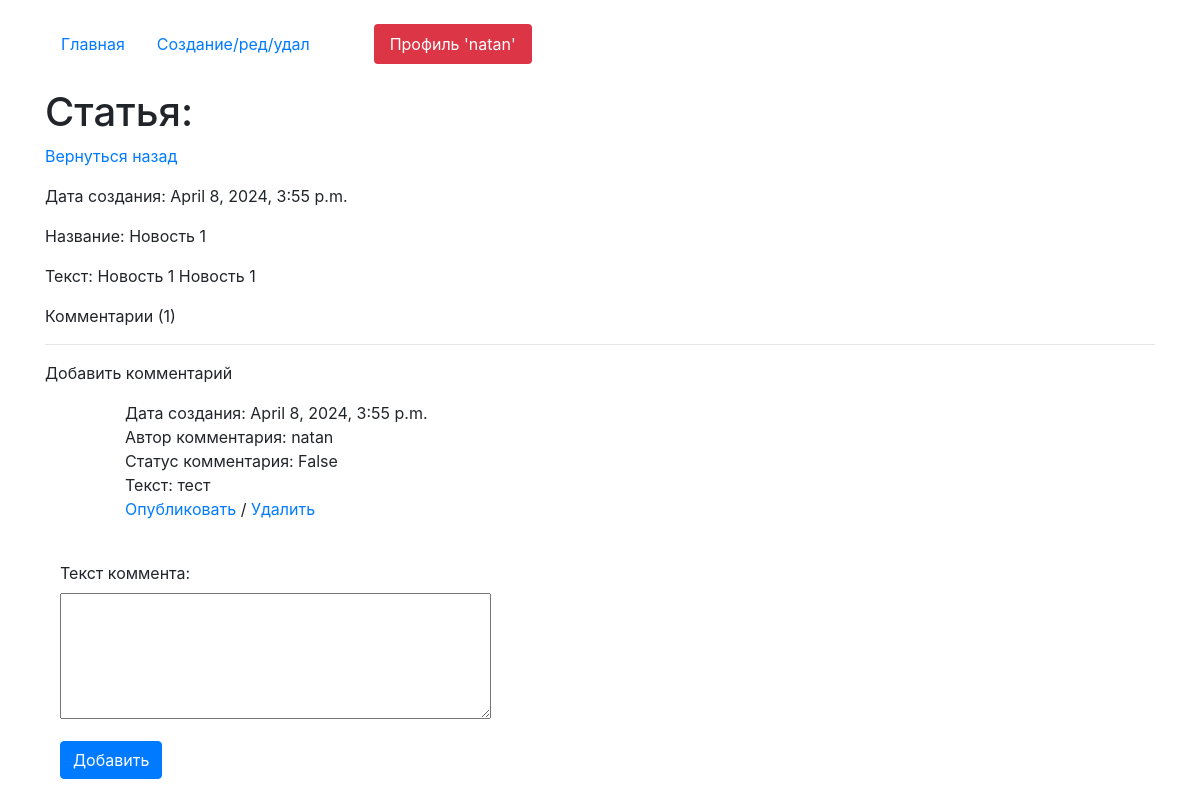
Screenshot of /detail/8 (signed in) with the database file from the repository.
### website/models.py (models this page shows, shortened)
class User(AbstractUser):
    code = models.CharField(max_length=15, blank=True, null=True)

class Advert(models.Model):
    heading = models.CharField(max_length=100, verbose_name='Название')
    text = models.TextField(verbose_name='Текст')
    time_create = models.DateTimeField(auto_now=True)
    n_files = models.FileField(upload_to='files/%Y/%m/%d', default=None, blank=True,
                               null=True, verbose_name='Файлы')  # Файлы объявления с сортировкой по дате/месяцу/году
    n_photos = models.ImageField(upload_to='photos/%Y/%m/%d', default=None, blank=True,
                                 null=True, verbose_name='Фото')  # Фото объявления с сортировкой по дате/месяцу/году
    cat_name = models.CharField(max_length=7, choices=cat_list, verbose_name='Категория')  # Выбор категории из листа категорий
    author = models.ForeignKey(User, on_delete=models.CASCADE, verbose_name='Владелец статьи')

class Comment(models.Model):
    comm_text = models.TextField(verbose_name='Текст коммента')
    comm_time_create = models.DateTimeField(auto_now_add=True)
    status = models.BooleanField(default=False, verbose_name='Видимость коммента')
    advert_comment = models.ForeignKey(Advert, on_delete=models.CASCADE, related_name='advert_comment')
    author_comment = models.ForeignKey(User, on_delete=models.CASCADE, related_name='author_comment')
    objects = StatusFilterComments()

### website/views.py (the view, shortened to what this page needs)
# urls.py: path('detail/<int:pk>', HomeDetailView.as_view(), name='detail_page'),
class HomeDetailView(CustomSuccessMessageMixin, FormMixin, DetailView):
    model = Advert
    template_name = 'detail.html'
    context_object_name = 'advert'
    form_class = CommentForm
    success_msg = 'Комментарий успешно создан, ожидайте модерации'

### website/forms.py
class CommentForm(forms.ModelForm):
    class Meta:
        model = Comment
        fields = ('comm_text',)
    def __init__(self,*args,**kwargs):
        super().__init__(*args,**kwargs)
        for field in self.fields:
            self.fields[field].widget.attrs['class'] = 'form-control'
        self.fields['comm_text'].widget = Textarea(attrs={'rows':5})

### website/models.py (called while the page is built)
    def get_queryset(self):
        return super().get_queryset().filter(Q(status=False, author_comment = get_current_user()) | Q(status=False, advert_comment__author = get_current_user()) | Q(status=True))

### templates/detail.html (shortened to what this page needs)
{% extends 'index.html' %}
    {% block content %}
    <h1 class="mt-4">Статья: {{get_advert.heading}}</h1>
    <p><a href="/">Вернуться назад</a></p>
    <p>Дата создания:  {{advert.time_create}}</p>
    <p>Название:  {{advert.heading}}</p>
    <p>Текст: {{advert.text}}</p>
    <p>Комментарии ({{advert.advert_comment.all.count}})</p>
    <hr>
    <p>Добавить комментарий</p>
    <ul>
    {% for item in advert.advert_comment.all %}
    <ol>
    {% include 'comment.html' %}
    </ol>
    {% endfor %}
    </ul>
    <div class="col-4">
        <form action="" id="add_form" method="post">
                {{form.as_p}}
        </form>
        <button form="add_form" type="submit" class="btn btn-primary">Добавить</button>
    </div>
{% endblock %}

### templates/index.html (shortened to what this page needs)
<!doctype html>
<html lang="en">
  <head>
    <link rel="stylesheet" href="https://stackpath.bootstrapcdn.com/bootstrap/4.4.1/css/bootstrap.min.css">
  </head>
  <body>
      <div class="container mt-4">
          <ul class="nav nav-pills">
  <li class="nav-item">
      {% url 'home' as url_home %}
    <a class="nav-link {% if url_home == request.path %}active{% endif %}" href="{{url_home}}">Главная</a>
  </li>
  <li class="nav-item">
      {% url 'edit_page' as url_edit_page %}
    <a class="nav-link {% if url_edit_page == request.path %}active{% endif %}" href="{{url_edit_page}}">Создание/ред/удал</a>
  </li>
  {% if request.user.is_authenticated %}
      <li class="nav-item">
    <a class="nav-link btn-danger ml-5" href="{% url 'profile' %}">Профиль
    '{{request.user}}'</a>
      </li>
  {% endif %}
</ul>
    {% block content %}{% endblock %}
</div>
  </body>
</html>

### templates/comment.html (shortened to what this page needs)
    Дата создания: {{item.comm_time_create}} <br>
    Автор комментария: {{item.author_comment}} <br>
    Статус комментария: {{item.status}} <br>
    Текст: {{item.comm_text}} <br>
    {% if item.advert_comment.author == request.user %}
    <a class="update_status" data-url="{% url 'update_comment_status' item.id 'public' %}" href="#">Опубликовать</a> /
    <a class="update_status" data-url="{% url 'update_comment_status' item.id 'delete' %}" href="#">Удалить</a>
    {% endif %}
    <br><br>

### rows the page displays
User: user "natan"
Advert: time_create "April 8, 2024, 3:55 p.m.", heading "Новость 1", text "Новость 1 Новость 1", advert_comment.all.count "1"
Comment: comm_time_create "April 8, 2024, 3:55 p.m.", author_comment "natan", status "False", comm_text "тест", shows "Опубликовать"
